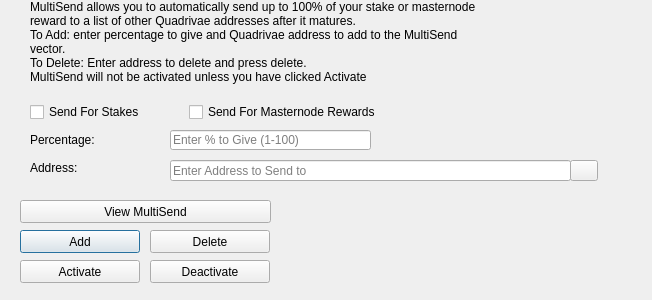
<?xml version="1.0" encoding="UTF-8"?>
<ui version="4.0">
 <class>MultiSendDialog</class>
 <widget class="QDialog" name="MultiSendDialog">
  <property name="windowModality">
   <enum>Qt::NonModal</enum>
  </property>
  <property name="geometry">
   <rect>
    <x>0</x>
    <y>0</y>
    <width>652</width>
    <height>300</height>
   </rect>
  </property>
  <property name="windowTitle">
   <string>MultiSend</string>
  </property>
  <widget class="QLineEdit" name="multiSendPercentEdit">
   <property name="geometry">
    <rect>
     <x>170</x>
     <y>130</y>
     <width>201</width>
     <height>20</height>
    </rect>
   </property>
   <property name="toolTip">
    <string>Enter whole numbers 1 - 100</string>
   </property>
   <property name="placeholderText">
    <string>Enter % to Give (1-100)</string>
   </property>
  </widget>
  <widget class="QLineEdit" name="multiSendAddressEdit">
   <property name="geometry">
    <rect>
     <x>170</x>
     <y>160</y>
     <width>401</width>
     <height>21</height>
    </rect>
   </property>
   <property name="toolTip">
    <string/>
   </property>
   <property name="placeholderText">
    <string>Enter Address to Send to</string>
   </property>
  </widget>
  <widget class="QLabel" name="label_2">
   <property name="geometry">
    <rect>
     <x>30</x>
     <y>0</y>
     <width>451</width>
     <height>121</height>
    </rect>
   </property>
   <property name="lineWidth">
    <number>1</number>
   </property>
   <property name="text">
    <string>MultiSend allows you to automatically send up to 100% of your stake or masternode reward to a list of other Quadrivae addresses after it matures.
To Add: enter percentage to give and Quadrivae address to add to the MultiSend vector.
To Delete: Enter address to delete and press delete.
MultiSend will not be activated unless you have clicked Activate</string>
   </property>
   <property name="alignment">
    <set>Qt::AlignLeading|Qt::AlignLeft|Qt::AlignTop</set>
   </property>
   <property name="wordWrap">
    <bool>true</bool>
   </property>
  </widget>
  <widget class="QLabel" name="message">
   <property name="geometry">
    <rect>
     <x>290</x>
     <y>200</y>
     <width>351</width>
     <height>91</height>
    </rect>
   </property>
   <property name="text">
    <string/>
   </property>
  </widget>
  <widget class="QPushButton" name="addButton">
   <property name="geometry">
    <rect>
     <x>20</x>
     <y>230</y>
     <width>120</width>
     <height>23</height>
    </rect>
   </property>
   <property name="toolTip">
    <string/>
   </property>
   <property name="statusTip">
    <string>Add to MultiSend Vector</string>
   </property>
   <property name="text">
    <string>Add</string>
   </property>
  </widget>
  <widget class="QPushButton" name="disableButton">
   <property name="geometry">
    <rect>
     <x>150</x>
     <y>260</y>
     <width>120</width>
     <height>23</height>
    </rect>
   </property>
   <property name="statusTip">
    <string>Deactivate MultiSend</string>
   </property>
   <property name="text">
    <string>Deactivate</string>
   </property>
  </widget>
  <widget class="QPushButton" name="addressBookButton">
   <property name="geometry">
    <rect>
     <x>570</x>
     <y>160</y>
     <width>28</width>
     <height>21</height>
    </rect>
   </property>
   <property name="toolTip">
    <string>Choose an address from the address book</string>
   </property>
   <property name="text">
    <string/>
   </property>
   <property name="icon">
    <iconset resource="../quadrivae.qrc">
     <normaloff>:/icons/address-book</normaloff>:/icons/address-book</iconset>
   </property>
   <property name="shortcut">
    <string>Alt+A</string>
   </property>
   <property name="autoDefault">
    <bool>false</bool>
   </property>
  </widget>
  <widget class="QLabel" name="label">
   <property name="geometry">
    <rect>
     <x>30</x>
     <y>130</y>
     <width>121</width>
     <height>20</height>
    </rect>
   </property>
   <property name="toolTip">
    <string>Percentage of stake to send</string>
   </property>
   <property name="text">
    <string>Percentage:</string>
   </property>
  </widget>
  <widget class="QLabel" name="label_5">
   <property name="geometry">
    <rect>
     <x>30</x>
     <y>160</y>
     <width>111</width>
     <height>16</height>
    </rect>
   </property>
   <property name="toolTip">
    <string>Address to send portion of stake to</string>
   </property>
   <property name="text">
    <string>Address:</string>
   </property>
  </widget>
  <widget class="QPushButton" name="deleteButton">
   <property name="geometry">
    <rect>
     <x>150</x>
     <y>230</y>
     <width>120</width>
     <height>23</height>
    </rect>
   </property>
   <property name="toolTip">
    <string/>
   </property>
   <property name="statusTip">
    <string>Delete Address From MultiSend Vector</string>
   </property>
   <property name="text">
    <string>Delete</string>
   </property>
  </widget>
  <widget class="QPushButton" name="activateButton">
   <property name="geometry">
    <rect>
     <x>20</x>
     <y>260</y>
     <width>120</width>
     <height>23</height>
    </rect>
   </property>
   <property name="statusTip">
    <string>Activate MultiSend</string>
   </property>
   <property name="text">
    <string>Activate</string>
   </property>
  </widget>
  <widget class="QPushButton" name="viewButton">
   <property name="geometry">
    <rect>
     <x>20</x>
     <y>200</y>
     <width>251</width>
     <height>23</height>
    </rect>
   </property>
   <property name="toolTip">
    <string/>
   </property>
   <property name="statusTip">
    <string>View MultiSend Vector</string>
   </property>
   <property name="text">
    <string>View MultiSend</string>
   </property>
  </widget>
  <widget class="QWidget" name="horizontalLayoutWidget">
   <property name="geometry">
    <rect>
     <x>30</x>
     <y>100</y>
     <width>351</width>
     <height>24</height>
    </rect>
   </property>
   <layout class="QHBoxLayout" name="horizontalLayout">
    <item>
     <widget class="QCheckBox" name="multiSendStakeCheckBox">
      <property name="text">
       <string>Send For Stakes</string>
      </property>
     </widget>
    </item>
    <item>
     <widget class="QCheckBox" name="multiSendMasternodeCheckBox">
      <property name="text">
       <string>Send For Masternode Rewards</string>
      </property>
     </widget>
    </item>
   </layout>
  </widget>
 </widget>
 <resources>
  <include location="../quadrivae.qrc"/>
 </resources>
 <connections/>
</ui>
